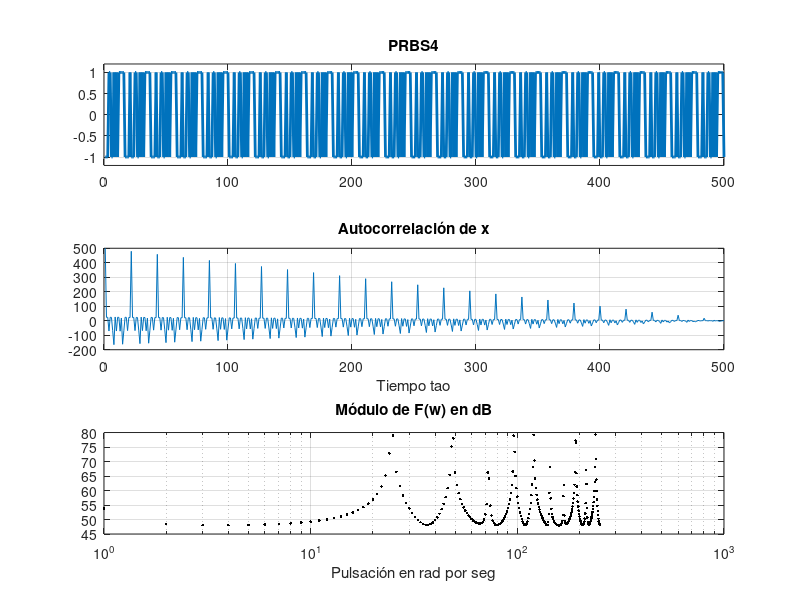

MATLAB code for this plot:
%%TP3, Ejercicio 7
%pkg load signal:
clear all; close all;

N=500;m=4;
y=zeros(N,1);
x=zeros(1,m+1);x(1)=1;
  for k=1:N
    res=xor(x(4),x(5)); %PRBS4 x^4+x^3+1
    y(k)=2*res-1;
    x_d=circshift(x,[1,1]);
    x_d(1)=res;
    x=x_d;
end
fixx = xcorr(y,y);
SxM=fft(fixx(N:2*N-1));

figure 1;
subplot(3,1,1);plot(y,"lineWidth",2); title("PRBS4");ylim([-1.2 1.2]),grid on;
subplot(3,1,2);plot(fixx(N:2*N-1));title('Autocorrelación de x'); xlabel('Tiempo tao'); grid on;
subplot(3,1,3);semilogx(20*log10(abs(SxM(1:N/2))),'.k');xlabel('Pulsación en rad por seg');title('Módulo de F(w) en dB'); grid on;
